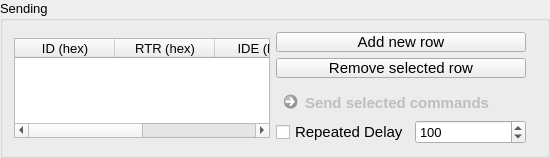
       <widget class="QGroupBox" name="sendingGroupBox">
        <property name="enabled">
         <bool>true</bool>
        </property>
        <property name="sizePolicy">
         <sizepolicy hsizetype="Preferred" vsizetype="Preferred">
          <horstretch>0</horstretch>
          <verstretch>0</verstretch>
         </sizepolicy>
        </property>
        <property name="minimumSize">
         <size>
          <width>0</width>
          <height>0</height>
         </size>
        </property>
        <property name="maximumSize">
         <size>
          <width>16777215</width>
          <height>16777215</height>
         </size>
        </property>
        <property name="font">
         <font>
          <pointsize>10</pointsize>
         </font>
        </property>
        <property name="layoutDirection">
         <enum>Qt::LeftToRight</enum>
        </property>
        <property name="title">
         <string>Sending</string>
        </property>
        <layout class="QHBoxLayout" name="horizontalLayout_11">
         <item>
          <widget class="QTableWidget" name="txTable">
           <property name="sizePolicy">
            <sizepolicy hsizetype="Expanding" vsizetype="Preferred">
             <horstretch>0</horstretch>
             <verstretch>0</verstretch>
            </sizepolicy>
           </property>
           <property name="maximumSize">
            <size>
             <width>16777215</width>
             <height>100</height>
            </size>
           </property>
           <property name="editTriggers">
            <set>QAbstractItemView::AnyKeyPressed|QAbstractItemView::DoubleClicked|QAbstractItemView::EditKeyPressed|QAbstractItemView::SelectedClicked</set>
           </property>
           <property name="selectionMode">
            <enum>QAbstractItemView::ExtendedSelection</enum>
           </property>
           <property name="selectionBehavior">
            <enum>QAbstractItemView::SelectRows</enum>
           </property>
           <property name="sortingEnabled">
            <bool>false</bool>
           </property>
           <property name="rowCount">
            <number>0</number>
           </property>
           <attribute name="horizontalHeaderShowSortIndicator" stdset="0">
            <bool>false</bool>
           </attribute>
           <column>
            <property name="text">
             <string>ID (hex)</string>
            </property>
           </column>
           <column>
            <property name="text">
             <string>RTR (hex)</string>
            </property>
           </column>
           <column>
            <property name="text">
             <string>IDE (hex)</string>
            </property>
           </column>
           <column>
            <property name="text">
             <string>Data (hex)</string>
            </property>
           </column>
          </widget>
         </item>
         <item>
          <layout class="QVBoxLayout" name="verticalLayout_2">
           <property name="rightMargin">
            <number>10</number>
           </property>
           <item>
            <widget class="QPushButton" name="newTxTableRow">
             <property name="sizePolicy">
              <sizepolicy hsizetype="Preferred" vsizetype="Preferred">
               <horstretch>0</horstretch>
               <verstretch>0</verstretch>
              </sizepolicy>
             </property>
             <property name="minimumSize">
              <size>
               <width>0</width>
               <height>0</height>
              </size>
             </property>
             <property name="maximumSize">
              <size>
               <width>16777215</width>
               <height>20</height>
              </size>
             </property>
             <property name="font">
              <font>
               <pointsize>11</pointsize>
              </font>
             </property>
             <property name="text">
              <string>Add new row</string>
             </property>
            </widget>
           </item>
           <item>
            <widget class="QPushButton" name="removeTxTableRow">
             <property name="sizePolicy">
              <sizepolicy hsizetype="Minimum" vsizetype="Fixed">
               <horstretch>0</horstretch>
               <verstretch>0</verstretch>
              </sizepolicy>
             </property>
             <property name="minimumSize">
              <size>
               <width>250</width>
               <height>0</height>
              </size>
             </property>
             <property name="maximumSize">
              <size>
               <width>150</width>
               <height>20</height>
              </size>
             </property>
             <property name="font">
              <font>
               <pointsize>11</pointsize>
              </font>
             </property>
             <property name="text">
              <string>Remove selected row</string>
             </property>
            </widget>
           </item>
           <item>
            <widget class="QCommandLinkButton" name="sendTxTableButton">
             <property name="enabled">
              <bool>false</bool>
             </property>
             <property name="maximumSize">
              <size>
               <width>16777215</width>
               <height>30</height>
              </size>
             </property>
             <property name="font">
              <font>
               <family>Segoe UI</family>
               <pointsize>11</pointsize>
              </font>
             </property>
             <property name="text">
              <string>Send selected commands</string>
             </property>
            </widget>
           </item>
           <item>
            <layout class="QHBoxLayout" name="horizontalLayout_14">
             <item>
              <widget class="QCheckBox" name="repeatedDelayCheckBox">
               <property name="font">
                <font>
                 <pointsize>11</pointsize>
                </font>
               </property>
               <property name="text">
                <string>Repeated Delay</string>
               </property>
              </widget>
             </item>
             <item>
              <widget class="QSpinBox" name="repeatTxDelayValue">
               <property name="font">
                <font>
                 <pointsize>10</pointsize>
                </font>
               </property>
               <property name="maximum">
                <number>9999</number>
               </property>
               <property name="value">
                <number>100</number>
               </property>
              </widget>
             </item>
            </layout>
           </item>
          </layout>
         </item>
        </layout>
       </widget>
